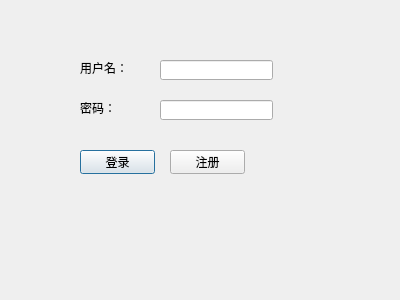
<?xml version="1.0" encoding="UTF-8"?>
<ui version="4.0">
 <class>LoginDialog</class>
 <widget class="QDialog" name="LoginDialog">
  <property name="geometry">
   <rect>
    <x>0</x>
    <y>0</y>
    <width>400</width>
    <height>300</height>
   </rect>
  </property>
  <property name="windowTitle">
   <string>Dialog</string>
  </property>
  <widget class="QLabel" name="labelUserName">
   <property name="geometry">
    <rect>
     <x>80</x>
     <y>60</y>
     <width>54</width>
     <height>16</height>
    </rect>
   </property>
   <property name="text">
    <string>用户名：</string>
   </property>
  </widget>
  <widget class="QLabel" name="labelPassword">
   <property name="geometry">
    <rect>
     <x>80</x>
     <y>100</y>
     <width>54</width>
     <height>16</height>
    </rect>
   </property>
   <property name="text">
    <string>密码：</string>
   </property>
  </widget>
  <widget class="QLineEdit" name="txtUserName">
   <property name="geometry">
    <rect>
     <x>160</x>
     <y>60</y>
     <width>113</width>
     <height>20</height>
    </rect>
   </property>
  </widget>
  <widget class="QLineEdit" name="txtPassword">
   <property name="geometry">
    <rect>
     <x>160</x>
     <y>100</y>
     <width>113</width>
     <height>20</height>
    </rect>
   </property>
  </widget>
  <widget class="QPushButton" name="btnLogin">
   <property name="geometry">
    <rect>
     <x>80</x>
     <y>150</y>
     <width>75</width>
     <height>24</height>
    </rect>
   </property>
   <property name="text">
    <string>登录</string>
   </property>
  </widget>
  <widget class="QPushButton" name="btnRegister">
   <property name="geometry">
    <rect>
     <x>170</x>
     <y>150</y>
     <width>75</width>
     <height>24</height>
    </rect>
   </property>
   <property name="text">
    <string>注册</string>
   </property>
  </widget>
 </widget>
 <resources/>
 <connections/>
</ui>
